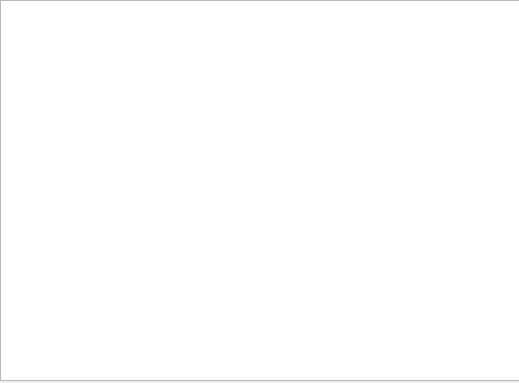
<?xml version="1.0" encoding="UTF-8"?>
<ui version="4.0">
 <class>Form</class>
 <widget class="QWidget" name="Form">
  <property name="geometry">
   <rect>
    <x>0</x>
    <y>0</y>
    <width>519</width>
    <height>383</height>
   </rect>
  </property>
  <property name="windowTitle">
   <string>Form</string>
  </property>
  <widget class="QTableWidget" name="table">
   <property name="geometry">
    <rect>
     <x>0</x>
     <y>0</y>
     <width>541</width>
     <height>381</height>
    </rect>
   </property>
  </widget>
 </widget>
 <resources/>
 <connections/>
</ui>
